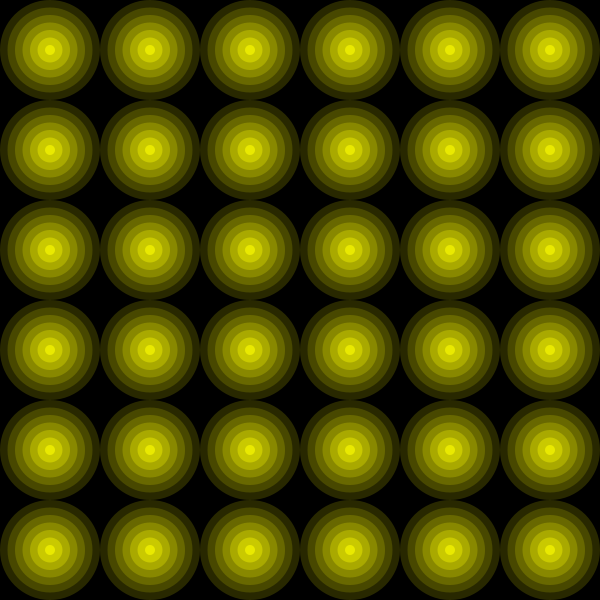
Frame 1 (no input)
Frame 60 (the mouse pressed at the canvas centre just before this capture): identical to frame 1, image omitted
Frame 120 (the mouse held since frame 60 and released just before this capture): identical to frame 1, image omitted

The Processing sketch that drew this single still picture (run headless with seeded random() and noise(); from frame 60 on, the mouse is pressed at the canvas centre):

// Processing sketch: forAnidadosSiguenMouseOtro
// ── forAnidadosSiguenMouseOtro.pde
int cant = 6;
int tam;
void setup() {
  size(600, 600);
  tam = width/cant;
}
void draw() {
  background(0);
  for (int i=0; i<cant; i++) {
    for (int j=0; j<cant; j++) {
      // rect(i*tam, j*tam, tam, tam);
      //ellipse(i*tam, j*tam, tam, tam);
      for (int c =tam; c>0; c-=15) {
        rectMode(CENTER);
        noStroke();
        float verde = map(c, tam, 0, 40, 255 );


        if (mouseX>i*tam && mouseX<i*tam+tam && mouseY>j*tam&&mouseY<j*tam+tam) {
          fill(verde, 0, 0);
          rect(i*tam+tam/2, j*tam+tam/2, c, c);
        } else {
          fill(verde, verde, 0);
          ellipse(i*tam+tam/2, j*tam+tam/2, c, c);
        }
      }
    }
  }
}
